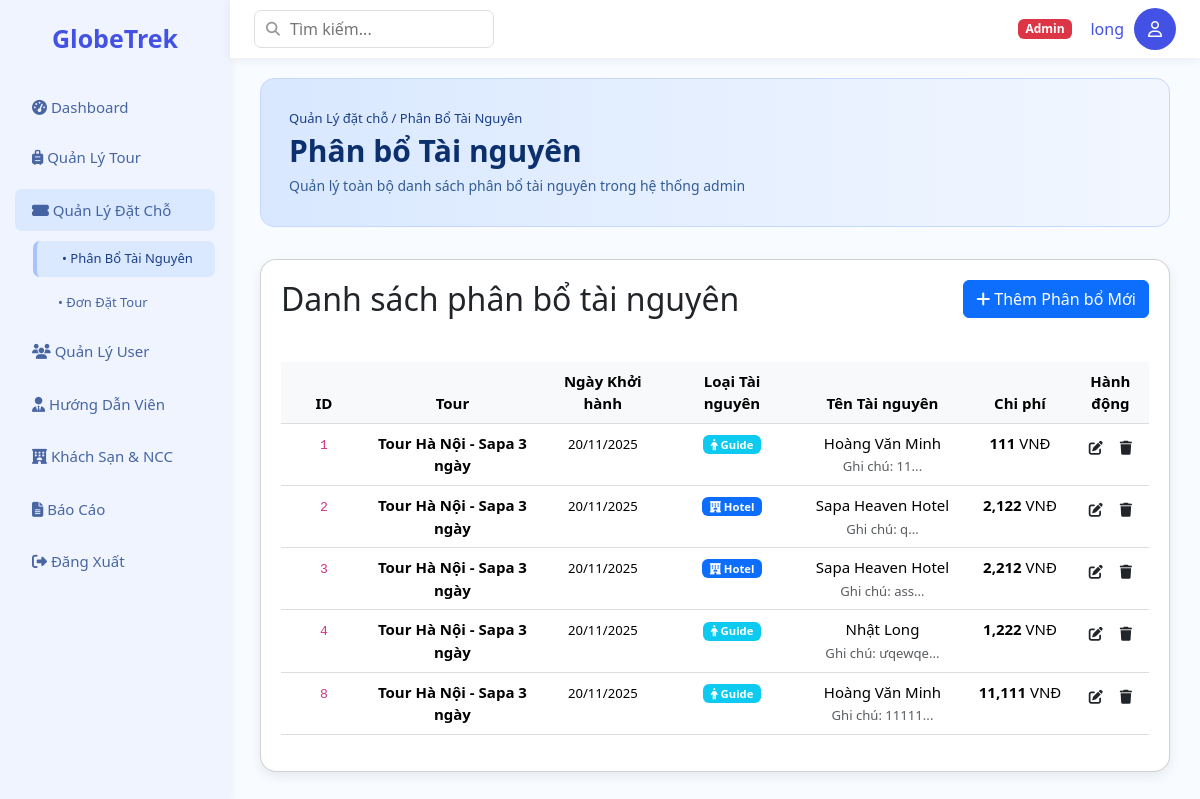
The app's page /Base/?action=list-resource (signed in) with its own data.
### tables this page shows
CREATE TABLE `departure_resources` (
  `id` int NOT NULL,
  `departure_id` int NOT NULL,
  `resource_type` enum('guide','hotel','transport','other') NOT NULL,
  `resource_id` int DEFAULT NULL COMMENT 'FK tới Users.id hoặc Hotels.id, v.v.',
  `details` text COMMENT 'Chi tiết dịch vụ/NCC',
  `cost` decimal(10,2) DEFAULT NULL COMMENT 'Chi phí dự kiến'
);

CREATE TABLE `tours` (
  `id` int NOT NULL,
  `name` varchar(255) NOT NULL,
  `tour_type` enum('Nội địa','Quốc tế') NOT NULL,
  `description` text,
  `base_price` decimal(10,2) NOT NULL COMMENT 'Giá cơ bản trước khuyến mãi',
  `created_at` timestamp NULL DEFAULT CURRENT_TIMESTAMP,
  `category_id` int DEFAULT NULL,
  `tour_origin` enum('Catalog','Custom') DEFAULT 'Catalog',
  `cancellation_policy_text` text
);

CREATE TABLE `tour_departures` (
  `id` int NOT NULL,
  `tour_id` int NOT NULL,
  `start_date` date NOT NULL,
  `end_date` date NOT NULL,
  `current_price` decimal(10,2) NOT NULL COMMENT 'Giá bán hiện tại',
  `available_slots` int NOT NULL COMMENT 'Số chỗ còn trống'
);

### Base/controllers/DepartureResourceController.php (called while the page is built, shortened)
<?php
class DepartureResourceController
{
    public function listResource()
    {
        $resourceModel = new DepartureResourceModel();
        $listResources = $resourceModel->getList();
        require_once PATH_VIEW . 'main.php';
    }
}

### Base/index.php (called while the page is built, shortened)
<?php
spl_autoload_register(function ($class) {
    $fileName = "$class.php";
    $fileModel              = PATH_MODEL . $fileName;
});
require_once './routes/index.php';

### Base/models/BaseModel.php (called while the page is built, shortened)
<?php
class BaseModel
{
    protected $pdo;
    public function __construct()
    {
        $dsn = sprintf('mysql:host=%s;port=%s;dbname=%s;charset=utf8', DB_HOST, DB_PORT, DB_NAME);
        try {
            $this->pdo = new PDO($dsn, DB_USERNAME, DB_PASSWORD, DB_OPTIONS);
        } catch (PDOException $e) {
            die("Kết nối cơ sở dữ liệu thất bại: {$e->getMessage()}. Vui lòng thử lại sau.");
        }
    }
    public function __destruct()
    {
        $this->pdo = null;
    }
    public function getConnection()
    {
        return $this->pdo;
}
}

### Base/models/DepartureResourceModel.php (called while the page is built, shortened)
<?php
class DepartureResourceModel extends BaseModel
{
    public $db;
    public function __construct()
    {
        $baseModel = new BaseModel();
        $this->db = $baseModel->getConnection();
    }
    public function getList()
    {
        $sql = "
            SELECT
                dr.*,
                td.start_date,
                t.name AS tour_name,
                -- HIỂN THỊ TÊN TÀI NGUYÊN
                CASE dr.resource_type
                    WHEN 'guide' THEN u.name
                    WHEN 'hotel' THEN h.name
                    WHEN 'transport' THEN ts.supplier_name
                    ELSE dr.details
                END AS resource_name,
                td.current_price AS departure_price
            FROM departure_resources dr
            JOIN tour_departures td ON dr.departure_id = td.id
            JOIN tours t ON td.tour_id = t.id
            -- Nối Có Điều kiện
            LEFT JOIN users u ON dr.resource_id = u.id AND dr.resource_type = 'guide'
            LEFT JOIN hotels h ON dr.resource_id = h.id AND dr.resource_type = 'hotel'
            LEFT JOIN transport_suppliers ts ON dr.resource_id = ts.id AND dr.resource_type = 'transport'
            ORDER BY dr.departure_id DESC
        ";
        $stmt = $this->db->prepare($sql);
        $stmt->execute();
        return $stmt->fetchAll();
    }
}

### Base/views/admin/logistics/list-resource.php (the view)
<?php include PATH_VIEW . 'layout/header.php'; ?>
<div class="main">
    <div class="header-wrapper">
        <div class="header-content">
            <div class="breadcrumb">Quản Lý đặt chỗ / Phân Bổ Tài Nguyên</div>
            <h2 class="page-title">Phân bổ Tài nguyên</h2>
            <p class="page-sub">Quản lý toàn bộ danh sách phân bổ tài nguyên trong hệ thống admin</p>
        </div>
    </div>
    <div class="card">
    <div class="d-flex justify-content-between align-items-center mb-4">
        <h2 class="m-0">Danh sách phân bổ tài nguyên</h2>
        <a href="<?= BASE_URL ?>?action=create-resource" class="btn btn-primary"><i class="fas fa-plus"></i> Thêm Phân bổ Mới</a>
    </div>
        <table class="table table-hover">
            <thead class="table-light">
                <tr>
                    <th width="10%">ID</th>
                    <th width="20%">Tour</th>
                    <th width="15%">Ngày Khởi hành</th>
                    <th width="15%">Loại Tài nguyên</th>
                    <th width="20%">Tên Tài nguyên</th>
                    <th width="12%">Chi phí</th>
                    <th width="8%">Hành động</th>
                </tr>
            </thead>
            <tbody>
                <?php if (!empty($listResources)): ?>
                    <?php foreach ($listResources as $resource): ?>
                        <tr>
                            <td><code><?= $resource['id'] ?></code></td>
                            <td>
                                <strong><?= $resource['tour_name'] ?? 'N/A' ?></strong>
                            </td>
                            <td><small><?= date('d/m/Y', strtotime($resource['start_date'])) ?></small></td>
                            <td>
                                <span class="badge
                                    <?php
                                    $type = strtolower($resource['resource_type'] ?? '');
                                    if ($type == 'guide') echo 'bg-info';
                                    elseif ($type == 'hotel') echo 'bg-primary';
                                    elseif ($type == 'transport') echo 'bg-success';
                                    else echo 'bg-secondary';
                                    ?>
                                ">
                                    <i class="fas
                                        <?php
                                        if ($type == 'guide') echo 'fa-person';
                                        elseif ($type == 'hotel') echo 'fa-hotel';
                                        elseif ($type == 'transport') echo 'fa-car';
                                        else echo 'fa-info-circle';
                                        ?>
                                    "></i>
                                    <?= ucfirst($resource['resource_type']) ?>
                                </span>
                            </td>
                            <td>
                                <?= $resource['resource_name'] ?? 'Không xác định' ?>
                                <?php if (!empty($resource['details'])): ?>
                                    <br><small class="text-muted">Ghi chú: <?= substr($resource['details'], 0, 30) ?>...</small>
                                <?php endif; ?>
                            </td>
                            <td>
                                <strong><?= number_format($resource['cost'] ?? 0) ?></strong> VNĐ
                            </td>
                            <td>
                                <div class="btn-group btn-group-sm" role="group">
                                    <a href="<?= BASE_URL ?>?action=update-resource&id=<?= $resource['id'] ?>" class="btn edit" title="Chỉnh sửa"><i class="fas fa-edit"></i></a>
                                    <a href="<?= BASE_URL ?>?action=delete-resource&id=<?= $resource['id'] ?>" onclick="return confirm('Xác nhận xóa?')" class="btn delete" title="Xóa"><i class="fas fa-trash"></i></a>
                                </div>
                            </td>
                        </tr>
                    <?php endforeach; ?>
                <?php else: ?>
                    <tr>
                        <td colspan="7" style="text-align:center;">Chưa có phân công tài nguyên nào được thiết lập.</td>
                    </tr>
                <?php endif; ?>
            </tbody>
        </table>
    </div>
</div>
<?php include PATH_VIEW . 'layout/footer.php'; ?>

### Base/assets/css/layout.css (style rules this page uses)
:root { --orange: rgba(186, 207, 255, 0.142); --orange-active: rgba(200, 222, 255, 0.525); --orange-light: #bacfffff; --bg: #f8fbff; --white: #ffffff; --text: #4351e5; --muted: #2e4e94dd; --radius: 7px; --shadow: 0 2px 10px rgba(45, 45, 45, 0.07); font-family: "Inter", sans-serif; }
body { margin: 0; background: var(--bg); color: var(--text); overflow-x: hidden; }
.main { padding: 20px 30px; }

### Base/assets/css/table.css (style rules this page uses)
table { width: 100%; border-collapse: collapse; margin-top: 20px; }
th, td { padding: 14px; border-bottom: 1px solid #ddd; font-size: 15px; text-align: center; }
th { text-align: left; background: #f0f1ff; font-weight: 600; text-align: center; }
.card { background: white; padding: 20px; border-radius: 16px; box-shadow: 0 4px 12px rgba(0, 0, 0, 0.08); margin-bottom: 20px; }
.header-wrapper { background: linear-gradient(to right, #d9e8ff, #f2f7ff); padding: 30px 28px; border-radius: 14px; border: 1px solid #c7d8ff; margin-bottom: 32px; }
.header-content .breadcrumb { font-size: 13px; color: #1a3e8a; margin-bottom: 4px; font-weight: 500; }
.page-title { font-size: 30px; margin: 0; font-weight: 800; color: #0c2f6d; }
.page-sub { margin: 6px 0 0; font-size: 14px; color: #335c97; }

### records on screen
departure_resources: id "1", tours.name "Tour Hà Nội - Sapa 3 ngày", departure.start_date "20/11/2025", resource_type "Guide", resource_name "Hoàng Văn Minh", details "11", cost "111"
departure_resources: id "2", tours.name "Tour Hà Nội - Sapa 3 ngày", departure.start_date "20/11/2025", resource_type "Hotel", resource_name "Sapa Heaven Hotel", details "q", cost "2,122"
departure_resources: id "3", tours.name "Tour Hà Nội - Sapa 3 ngày", departure.start_date "20/11/2025", resource_type "Hotel", resource_name "Sapa Heaven Hotel", details "ass", cost "2,212"
departure_resources: id "4", tours.name "Tour Hà Nội - Sapa 3 ngày", departure.start_date "20/11/2025", resource_type "Guide", resource_name "Nhật Long", details "ưqewqe", cost "1,222"
departure_resources: id "8", tours.name "Tour Hà Nội - Sapa 3 ngày", departure.start_date "20/11/2025", resource_type "Guide", resource_name "Hoàng Văn Minh", details "11111", cost "11,111"

### other values on screen
$roleLabel "Admin"
$_SESSION['user']['name'] "long"
